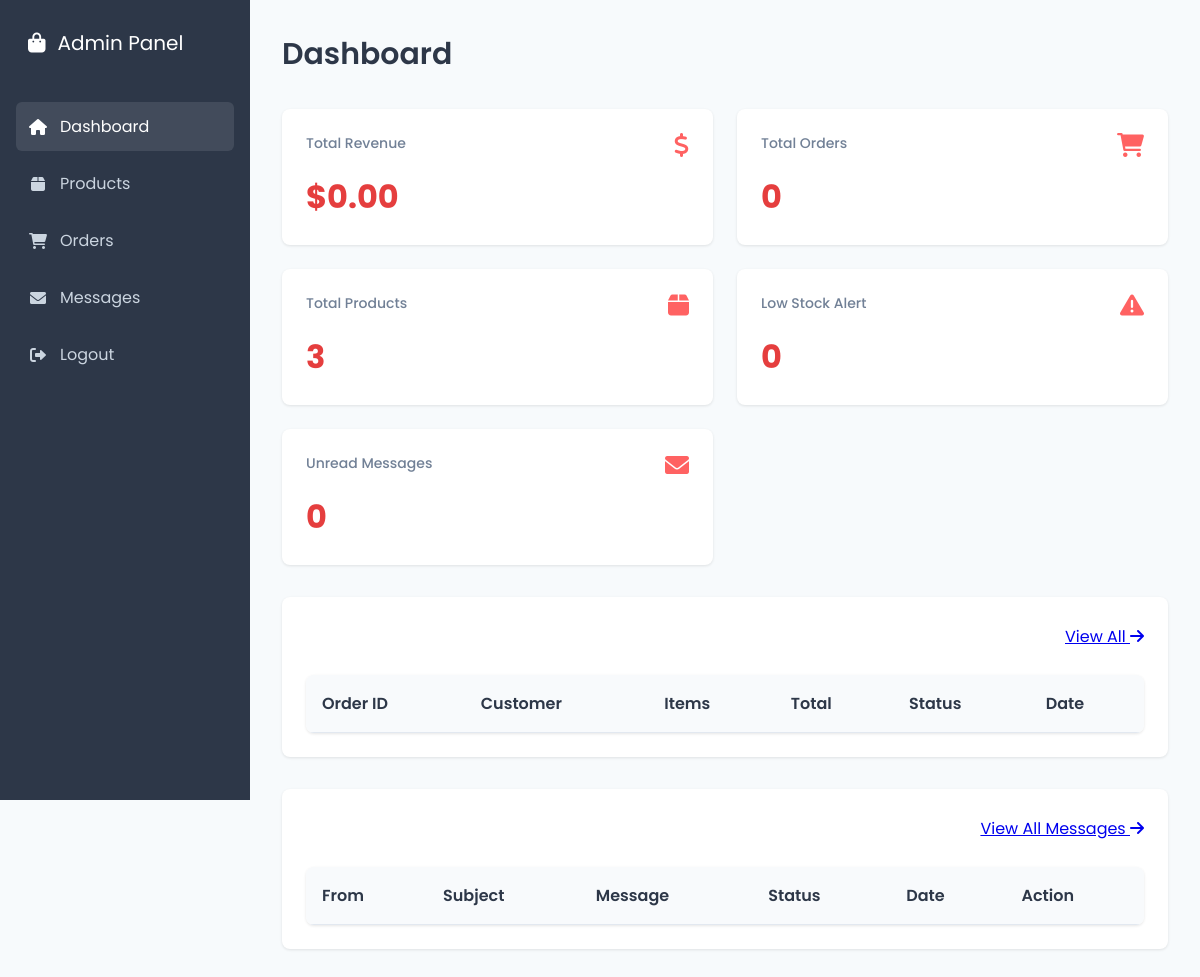
Page /admin/dashboard.php (signed in) on the earlier database version.
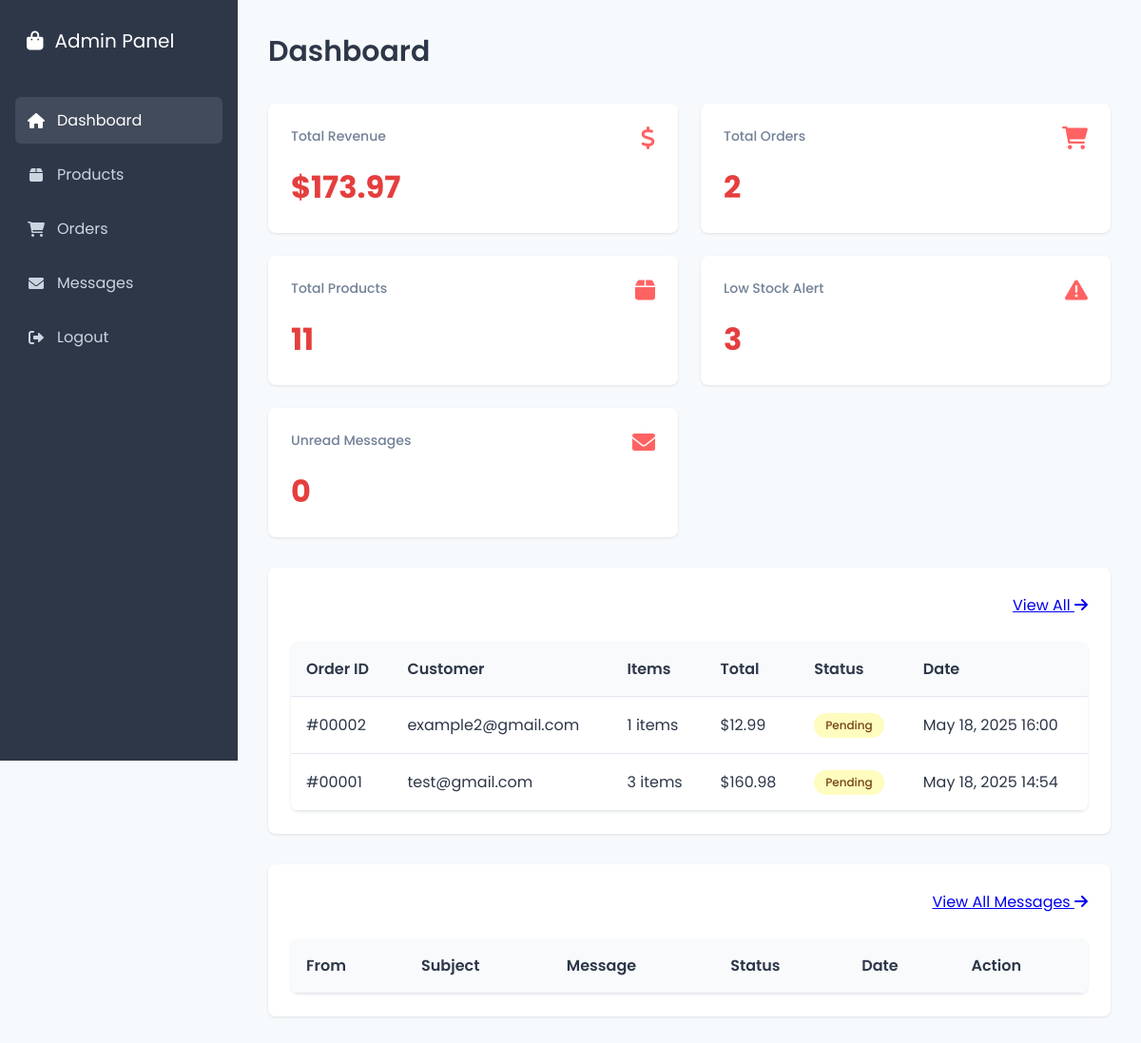
Same page on the later database version.
### tables this page shows
CREATE TABLE `orders` (
  `id` int(11) NOT NULL,
  `user_id` int(11) NOT NULL,
  `total_amount` decimal(10,2) NOT NULL,
  `status` enum('pending','processing','shipped','delivered','cancelled') DEFAULT 'pending',
  `shipping_address` text NOT NULL,
  `created_at` timestamp NOT NULL DEFAULT current_timestamp(),
  `updated_at` timestamp NOT NULL DEFAULT current_timestamp() ON UPDATE current_timestamp()
);

CREATE TABLE `users` (
  `id` int(11) NOT NULL,
  `name` varchar(100) NOT NULL,
  `email` varchar(100) NOT NULL,
  `password` varchar(255) NOT NULL,
  `created_at` timestamp NOT NULL DEFAULT current_timestamp()
);

### admin/dashboard.php (the view, shortened to what the changed rows need)
<?php
require_once '../includes/auth.php';
$result = $conn->query("SELECT SUM(total_amount) as total_revenue FROM orders WHERE status != 'cancelled'");
$revenue = $result->fetch_assoc()['total_revenue'] ?? 0;
$result = $conn->query("SELECT COUNT(*) as total_orders FROM orders");
$total_orders = $result->fetch_assoc()['total_orders'];
$result = $conn->query("SELECT COUNT(*) as total_products FROM products");
$total_products = $result->fetch_assoc()['total_products'];
$result = $conn->query("SELECT COUNT(*) as low_stock FROM products WHERE stock < 10");
$low_stock = $result->fetch_assoc()['low_stock'];
$recent_orders = $conn->query("
    SELECT o.*, u.email as user_email,
           COUNT(oi.id) as total_items
    FROM orders o
    JOIN users u ON o.user_id = u.id
    JOIN order_items oi ON o.id = oi.order_id
    GROUP BY o.id
    ORDER BY o.created_at DESC
    LIMIT 5
");
?>
<!DOCTYPE html>
<html lang="en">
<head>
    <link rel="stylesheet" href="../css/adminstyle.css">
    <link rel="stylesheet" href="https://cdnjs.cloudflare.com/ajax/libs/font-awesome/6.0.0/css/all.min.css">
</head>
<body>
    <div class="admin-container">
        <main class="admin-main">
            <header class="admin-header">
                <h1 class="admin-title">Dashboard</h1>
            </header>
            <div class="admin-cards">
                <div class="admin-card">
                    <div class="admin-card-header">
                        <h3 class="admin-card-title">Total Revenue</h3>
                        <i class="fas fa-dollar-sign"></i>
                    </div>
                    <div class="admin-card-value" id="revenue-value">$<?php echo number_format($revenue, 2); ?></div>
                </div>
                <div class="admin-card">
                    <div class="admin-card-header">
                        <h3 class="admin-card-title">Total Orders</h3>
                        <i class="fas fa-shopping-cart"></i>
                    </div>
                    <div class="admin-card-value" id="orders-value"><?php echo number_format($total_orders); ?></div>
                </div>
                <div class="admin-card">
                    <div class="admin-card-header">
                        <h3 class="admin-card-title">Total Products</h3>
                        <i class="fas fa-box"></i>
                    </div>
                    <div class="admin-card-value" id="products-value"><?php echo number_format($total_products); ?></div>
                </div>
                <div class="admin-card">
                    <div class="admin-card-header">
                        <h3 class="admin-card-title">Low Stock Alert</h3>
                        <i class="fas fa-exclamation-triangle"></i>
                    </div>
                    <div class="admin-card-value" id="low-stock-value"><?php echo number_format($low_stock); ?></div>
                </div>
            </div>
            <div class="admin-section">
                <div class="admin-section-header">
                    <h2 class="admin-section-title">Recent Orders</h2>
                </div>
                <div class="admin-table-container">
                    <table class="admin-table">
                        <thead>
                            <tr>
                                <th>Order ID</th>
                                <th>Customer</th>
                                <th>Items</th>
                                <th>Total</th>
                                <th>Status</th>
                                <th>Date</th>
                            </tr>
                        </thead>
                        <tbody>
                            <?php while ($order = $recent_orders->fetch_assoc()): ?>
                            <tr>
                                <td>#<?php echo str_pad($order['id'], 5, '0', STR_PAD_LEFT); ?></td>
                                <td><?php echo htmlspecialchars($order['user_email']); ?></td>
                                <td><?php echo $order['total_items']; ?> items</td>
                                <td>$<?php echo number_format($order['total_amount'], 2); ?></td>
                                <td>
                                    <?php
                                    $status_classes = [
                                        'pending' => 'warning',
                                        'processing' => 'primary',
                                        'shipped' => 'info',
                                        'delivered' => 'success',
                                        'cancelled' => 'danger'
                                    ];
                                    $status_class = $status_classes[$order['status']] ?? 'secondary';
                                    ?>
                                    <span class="admin-badge admin-badge-<?php echo $status_class; ?>">
                                        <?php echo ucfirst($order['status']); ?>
                                    </span>
                                </td>
                                <td><?php echo date('M j, Y H:i', strtotime($order['created_at'])); ?></td>
                            </tr>
                            <?php endwhile; ?>
                        </tbody>
                    </table>
                </div>
            </div>
            <div class="admin-section">
                <div class="admin-section-header">
                    <h2 class="admin-section-title">Recent Messages</h2>
                </div>
                <div class="admin-table-container">
                    <table class="admin-table">
                        <thead>
                            <tr>
                                <th>From</th>
                                <th>Subject</th>
                                <th>Message</th>
                                <th>Status</th>
                                <th>Date</th>
                                <th>Action</th>
                            </tr>
                        </thead>
                    </table>
                </div>
            </div>
        </main>
    </div>
</body>
</html>

Differences in the rows shown:
added orders: id "00002", user.email "example2@gmail.com", total_items "1", total_amount "12.99", status "Pending", created_at "May 18, 2025 16:00"
added orders: id "00001", user.email "test@gmail.com", total_items "3", total_amount "160.98", status "Pending", created_at "May 18, 2025 14:54"
Other differences:
$revenue: "0.00" → "173.97"
$total_orders: "0" → "2"
$total_products: "3" → "11"
$low_stock: "0" → "3"
